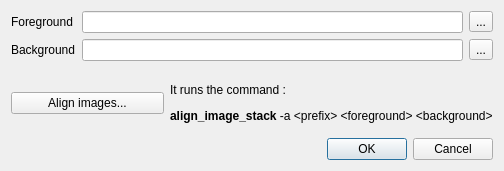
<?xml version="1.0" encoding="UTF-8"?>
<ui version="4.0">
 <class>OpenImagesDialog</class>
 <widget class="QDialog" name="OpenImagesDialog">
  <property name="geometry">
   <rect>
    <x>0</x>
    <y>0</y>
    <width>504</width>
    <height>171</height>
   </rect>
  </property>
  <property name="windowTitle">
   <string>Images loader</string>
  </property>
  <property name="windowIcon">
   <iconset resource="files.qrc">
    <normaloff>:/img/icon.png</normaloff>:/img/icon.png</iconset>
  </property>
  <layout class="QVBoxLayout" name="verticalLayout">
   <item>
    <layout class="QFormLayout" name="formLayout">
     <item row="0" column="0">
      <widget class="QLabel" name="label">
       <property name="text">
        <string>Foreground</string>
       </property>
      </widget>
     </item>
     <item row="0" column="1">
      <layout class="QHBoxLayout" name="horizontalLayout">
       <item>
        <widget class="QLineEdit" name="foregroundLineEdit"/>
       </item>
       <item>
        <widget class="QToolButton" name="foregroundToolButton">
         <property name="text">
          <string>...</string>
         </property>
        </widget>
       </item>
      </layout>
     </item>
     <item row="1" column="0">
      <widget class="QLabel" name="label_2">
       <property name="text">
        <string>Background</string>
       </property>
      </widget>
     </item>
     <item row="1" column="1">
      <layout class="QHBoxLayout" name="horizontalLayout_2">
       <item>
        <widget class="QLineEdit" name="backgroundLineEdit"/>
       </item>
       <item>
        <widget class="QToolButton" name="backgroundToolButton">
         <property name="text">
          <string>...</string>
         </property>
        </widget>
       </item>
      </layout>
     </item>
    </layout>
   </item>
   <item>
    <layout class="QHBoxLayout" name="horizontalLayout_3">
     <item>
      <widget class="QPushButton" name="alignPushButton">
       <property name="text">
        <string>Align images...</string>
       </property>
      </widget>
     </item>
     <item>
      <widget class="QLabel" name="alignLabel">
       <property name="text">
        <string>&lt;html&gt;&lt;head/&gt;&lt;body&gt;&lt;p&gt;It runs the command :&lt;/p&gt;&lt;p&gt;&lt;span style=&quot; font-weight:600;&quot;&gt;align_image_stack&lt;/span&gt; -a &amp;lt;prefix&amp;gt; &amp;lt;foreground&amp;gt; &amp;lt;background&amp;gt;&lt;/p&gt;&lt;/body&gt;&lt;/html&gt;</string>
       </property>
      </widget>
     </item>
    </layout>
   </item>
   <item>
    <widget class="QDialogButtonBox" name="buttonBox">
     <property name="orientation">
      <enum>Qt::Horizontal</enum>
     </property>
     <property name="standardButtons">
      <set>QDialogButtonBox::Cancel|QDialogButtonBox::Ok</set>
     </property>
    </widget>
   </item>
  </layout>
 </widget>
 <resources>
  <include location="files.qrc"/>
 </resources>
 <connections>
  <connection>
   <sender>buttonBox</sender>
   <signal>accepted()</signal>
   <receiver>OpenImagesDialog</receiver>
   <slot>accept()</slot>
   <hints>
    <hint type="sourcelabel">
     <x>248</x>
     <y>254</y>
    </hint>
    <hint type="destinationlabel">
     <x>157</x>
     <y>274</y>
    </hint>
   </hints>
  </connection>
  <connection>
   <sender>buttonBox</sender>
   <signal>rejected()</signal>
   <receiver>OpenImagesDialog</receiver>
   <slot>reject()</slot>
   <hints>
    <hint type="sourcelabel">
     <x>316</x>
     <y>260</y>
    </hint>
    <hint type="destinationlabel">
     <x>286</x>
     <y>274</y>
    </hint>
   </hints>
  </connection>
 </connections>
</ui>
